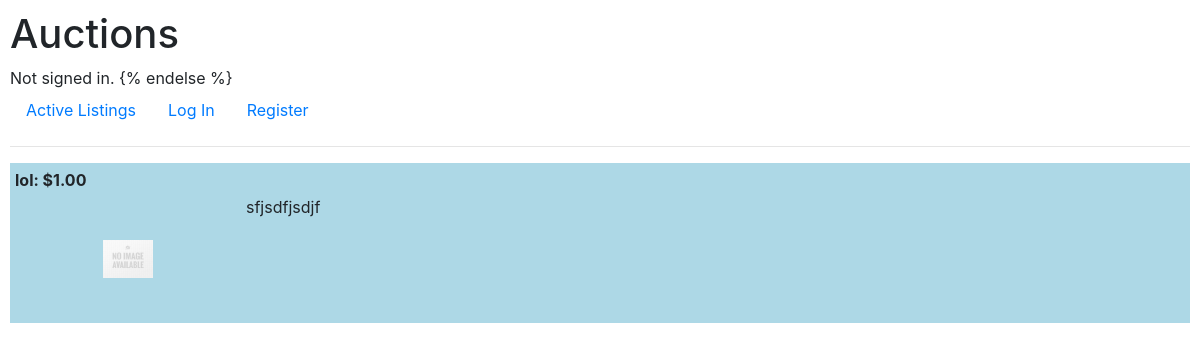
Page /listing/1/ on the earlier database version.
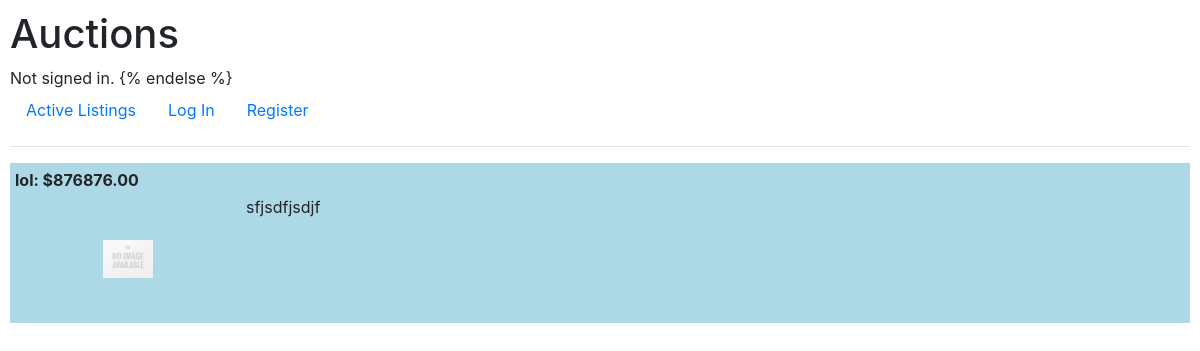
Same page on the later database version.
### auctions/models.py (models this page shows)
class Listing(models.Model):
    title = models.CharField(max_length=64)
    description = models.TextField()
    category = models.CharField(max_length=64, choices=CATEGORIES)
    postedTime = models.DateField(auto_now_add=True)
    startingBid = models.PositiveIntegerField()
    imageURL = models.URLField(max_length=300)
    creator = models.ForeignKey(User, on_delete=models.CASCADE, related_name="created_listings")

### auctions/views.py (the view)
# urls.py: path("listing/<int:listingID>/", views.view_listing, name="view_listing"),
def view_listing(request, listingID):
    listing = Listing.objects.filter(pk=listingID).first()
    return render(request, "auctions/listing.html", {
        "listing": listing
    })

### auctions/templates/auctions/listing.html (shortened to what this page needs)
{% extends "auctions/layout.html" %} {% load static %} {% block body %}
<div class="listing">
  <div class="listing-title">
    <strong>
      {{ listing.title }}: ${{ listing.startingBid|floatformat:2 }}
    </strong>
  </div>
  <div class="listing-body">
    {% if listing.imageURL %}
    <img src="{{ listing.imageURL }}" width="50px" height="50px" />
    {% else %}
    <img
      src="{% static 'images/generic_no_image.jpg' %}"
      width="50px"
      height="50px"
    />
    {% endif %}
    <p>{{ listing.description }}</p>
  </div>
</div>
 {% endblock %}

### auctions/templates/auctions/layout.html (shortened to what this page needs)
{% load static %}
<!DOCTYPE html>
<html lang="en">
  <head>
    <link
      rel="stylesheet"
      href="https://stackpath.bootstrapcdn.com/bootstrap/4.4.1/css/bootstrap.min.css"
    />
    <link rel="stylesheet" href="{% static 'auctions/styles.css' %}" />
  </head>
  <body>
    <h1>Auctions</h1>
    <div>
      {% if user.is_authenticated %} Signed in as
      <strong>{{ user.username }}</strong>. {% else %} Not signed in. {% endelse
      %} {% endif %}
    </div>
    <ul class="nav">
      <li class="nav-item">
        <a class="nav-link" href="{% url 'index' %}">Active Listings</a>
      </li>
      {% if user.is_authenticated %}
      <li class="nav-item">
        <a class="nav-link" href="{% url 'login' %}">Log In</a>
      </li>
      <li class="nav-item">
        <a class="nav-link" href="{% url 'register' %}">Register</a>
      </li>
      {% endif %}
    </ul>
    <hr />
    {% block body %} {% endblock %}
  </body>
</html>

### auctions/static/auctions/styles.css (style rules this page uses)
body { padding: 10px; }
.listing { background-color: lightblue; display: grid; grid-template-rows: 20% 1fr; margin-bottom: 1rem; height: 10rem; }
.listing-title { grid-row: 1; padding: 5px; height: auto; }
.listing-body { grid-row: 2; display: grid; height: auto; grid-template-columns: 20% 1fr; }
.listing-body img { grid-column: 1; margin: auto; max-width: fit-content; max-height: fit-content; }
.listing-body p { grid-column: 2; }

Differences in the rows shown:
changed Listing "lol": startingBid "1.00" → "876876.00"
